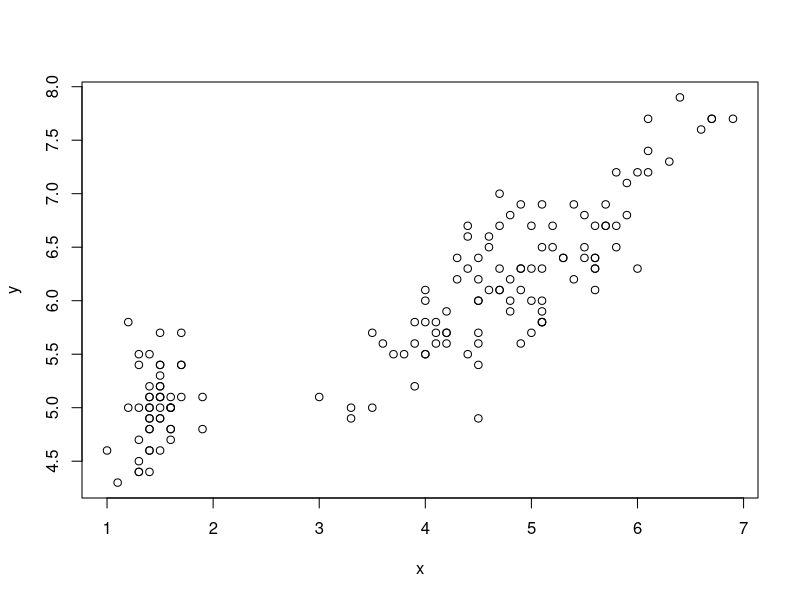
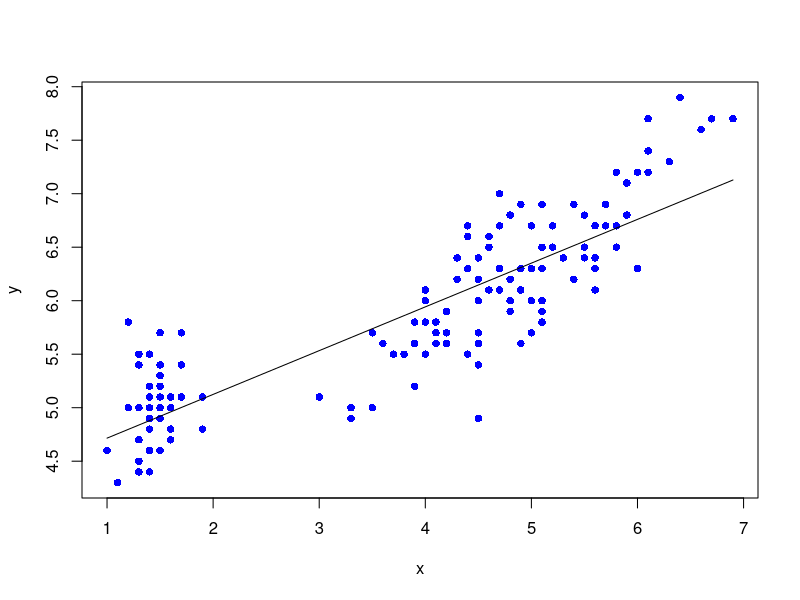

These charts were generated, in order, by the following R code:
#Codigo para problema 2
mis_dades <- iris
y <- mis_dades$Sepal.Length
x <- mis_dades$Petal.Length
plot(x,y)
xbar <- mean(x)
ybar <- mean (y)
sum((x-xbar)*(y-ybar))
sum((x-xbar)^2)
m<-sum((x-xbar)*(y-ybar))/sum((x-xbar)^2)
b=ybar-m*xbar
m*1.5+b
mod<-lm(y~x)
Y<- predict(mod,data.frame(x=x))
plot(x,y,pch=16,col='blue')
lines(x,Y)
# R^2 coeficiente de determinacion R^2 = sum((ypred-mean(y))^2)/sum((y-mean(y))^2)
# R coeficiente de correlacion R=sqrt(R^2) // R=cor.tes(x,y)
sum((Y-ybar)^2)/sum((y-ybar)^2)
summary(mod)
